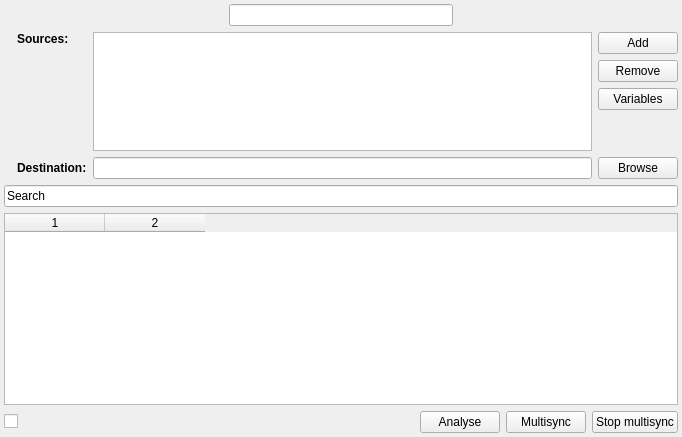
<ui version="4.0" >
 <class>MultisyncForm</class>
 <widget class="QWidget" name="MultisyncForm" >
  <property name="geometry" >
   <rect>
    <x>0</x>
    <y>0</y>
    <width>682</width>
    <height>437</height>
   </rect>
  </property>
  <property name="windowTitle" >
   <string>Form</string>
  </property>
  <layout class="QGridLayout" >
   <property name="margin" >
    <number>0</number>
   </property>
   <item row="0" column="0" >
    <widget class="QStackedWidget" name="tab_stw" >
     <widget class="QWidget" name="page" >
      <layout class="QVBoxLayout" >
       <property name="margin" >
        <number>4</number>
       </property>
       <item>
        <layout class="QGridLayout" >
         <item row="0" column="2" >
          <spacer>
           <property name="orientation" >
            <enum>Qt::Horizontal</enum>
           </property>
           <property name="sizeHint" stdset="0" >
            <size>
             <width>40</width>
             <height>20</height>
            </size>
           </property>
          </spacer>
         </item>
         <item row="0" column="0" >
          <spacer>
           <property name="orientation" >
            <enum>Qt::Horizontal</enum>
           </property>
           <property name="sizeHint" stdset="0" >
            <size>
             <width>40</width>
             <height>20</height>
            </size>
           </property>
          </spacer>
         </item>
         <item row="0" column="1" >
          <widget class="QLineEdit" name="tab_name" >
           <property name="statusTip" >
            <string>Set multisync name</string>
           </property>
          </widget>
         </item>
        </layout>
       </item>
       <item>
        <layout class="QGridLayout" name="gridLayout_2" >
         <item row="0" column="0" >
          <widget class="QLabel" name="label_21" >
           <property name="pixmap" >
            <pixmap resource="resources.qrc" >:/new/prefix1/images/sources.png</pixmap>
           </property>
           <property name="alignment" >
            <set>Qt::AlignLeading|Qt::AlignLeft|Qt::AlignTop</set>
           </property>
          </widget>
         </item>
         <item row="0" column="1" >
          <widget class="QLabel" name="label_12" >
           <property name="text" >
            <string>&lt;b>Sources:&lt;/b></string>
           </property>
           <property name="alignment" >
            <set>Qt::AlignLeading|Qt::AlignLeft|Qt::AlignTop</set>
           </property>
          </widget>
         </item>
         <item row="0" column="2" >
          <widget class="QListWidget" name="list_multi" >
           <property name="maximumSize" >
            <size>
             <width>16777215</width>
             <height>120</height>
            </size>
           </property>
           <property name="statusTip" >
            <string>List of multisync sources</string>
           </property>
          </widget>
         </item>
         <item row="1" column="0" >
          <widget class="QLabel" name="label_22" >
           <property name="pixmap" >
            <pixmap resource="resources.qrc" >:/new/prefix1/images/Synkron16.png</pixmap>
           </property>
          </widget>
         </item>
         <item row="1" column="1" >
          <widget class="QLabel" name="label_13" >
           <property name="text" >
            <string>&lt;b>Destination:&lt;/b></string>
           </property>
          </widget>
         </item>
         <item row="1" column="2" >
          <widget class="QLineEdit" name="destination_multi" >
           <property name="statusTip" >
            <string>Set a destination</string>
           </property>
          </widget>
         </item>
         <item row="0" column="3" >
          <layout class="QHBoxLayout" name="horizontalLayout" >
           <item>
            <layout class="QVBoxLayout" name="verticalLayout_3" >
             <item>
              <widget class="QPushButton" name="add_multi" >
               <property name="statusTip" >
                <string>Add source</string>
               </property>
               <property name="text" >
                <string>Add</string>
               </property>
               <property name="icon" >
                <iconset resource="resources.qrc" >
                 <normaloff>:/new/prefix1/images/add.png</normaloff>:/new/prefix1/images/add.png</iconset>
               </property>
              </widget>
             </item>
             <item>
              <widget class="QPushButton" name="remove_multi" >
               <property name="statusTip" >
                <string>Remove source</string>
               </property>
               <property name="text" >
                <string>Remove</string>
               </property>
               <property name="icon" >
                <iconset resource="resources.qrc" >
                 <normaloff>:/new/prefix1/images/remove.png</normaloff>:/new/prefix1/images/remove.png</iconset>
               </property>
              </widget>
             </item>
             <item>
              <widget class="QPushButton" name="vars_multi" >
               <property name="text" >
                <string>Variables</string>
               </property>
              </widget>
             </item>
             <item>
              <spacer name="verticalSpacer" >
               <property name="orientation" >
                <enum>Qt::Vertical</enum>
               </property>
               <property name="sizeType" >
                <enum>QSizePolicy::Maximum</enum>
               </property>
               <property name="sizeHint" stdset="0" >
                <size>
                 <width>20</width>
                 <height>40</height>
                </size>
               </property>
              </spacer>
             </item>
            </layout>
           </item>
          </layout>
         </item>
         <item row="1" column="3" >
          <widget class="QPushButton" name="browse_multi" >
           <property name="statusTip" >
            <string>Browse for destination</string>
           </property>
           <property name="text" >
            <string>Browse</string>
           </property>
           <property name="icon" >
            <iconset resource="resources.qrc" >
             <normaloff>:/new/prefix1/images/folder_16.png</normaloff>:/new/prefix1/images/folder_16.png</iconset>
           </property>
          </widget>
         </item>
        </layout>
       </item>
       <item>
        <widget class="ExtendedLineEdit" name="search_multi" >
         <property name="text" >
          <string>Search</string>
         </property>
        </widget>
       </item>
       <item>
        <widget class="QStackedWidget" name="logs_stw" >
         <property name="currentIndex" >
          <number>0</number>
         </property>
         <widget class="QWidget" name="page_2" >
          <layout class="QVBoxLayout" name="verticalLayout" >
           <property name="margin" >
            <number>0</number>
           </property>
           <item>
            <widget class="QTableWidget" name="tw_multi" >
             <property name="statusTip" >
              <string>Multisync log</string>
             </property>
             <property name="columnCount" >
              <number>2</number>
             </property>
             <column/>
             <column/>
            </widget>
           </item>
          </layout>
         </widget>
         <widget class="QWidget" name="page_3" >
          <layout class="QVBoxLayout" name="verticalLayout_2" >
           <property name="margin" >
            <number>0</number>
           </property>
           <item>
            <widget class="ExtendedTreeWidget" name="analyse_tree" >
             <column>
              <property name="text" >
               <string>1</string>
              </property>
             </column>
            </widget>
           </item>
          </layout>
         </widget>
        </widget>
       </item>
       <item>
        <layout class="QGridLayout" >
         <item row="0" column="1" >
          <spacer>
           <property name="orientation" >
            <enum>Qt::Horizontal</enum>
           </property>
           <property name="sizeHint" stdset="0" >
            <size>
             <width>40</width>
             <height>20</height>
            </size>
           </property>
          </spacer>
         </item>
         <item row="0" column="3" >
          <widget class="QPushButton" name="sync_multi" >
           <property name="statusTip" >
            <string>Start multisync</string>
           </property>
           <property name="text" >
            <string>Multisync</string>
           </property>
           <property name="icon" >
            <iconset resource="resources.qrc" >
             <normaloff>:/new/prefix1/images/multisync.png</normaloff>:/new/prefix1/images/multisync.png</iconset>
           </property>
          </widget>
         </item>
         <item row="0" column="4" >
          <widget class="QPushButton" name="stop_sync_btn" >
           <property name="statusTip" >
            <string>Stop multisync</string>
           </property>
           <property name="text" >
            <string>Stop multisync</string>
           </property>
          </widget>
         </item>
         <item row="0" column="2" >
          <widget class="QPushButton" name="go_to_analyse" >
           <property name="text" >
            <string>Analyse</string>
           </property>
           <property name="icon" >
            <iconset resource="resources.qrc" >
             <normaloff>:/new/prefix1/images/analyse_16.png</normaloff>:/new/prefix1/images/analyse_16.png</iconset>
           </property>
          </widget>
         </item>
         <item row="0" column="0" >
          <widget class="QCheckBox" name="chb_advanced" />
         </item>
        </layout>
       </item>
       <item>
        <layout class="QVBoxLayout" name="advanced_layout" />
       </item>
      </layout>
     </widget>
    </widget>
   </item>
  </layout>
 </widget>
 <customwidgets>
  <customwidget>
   <class>ExtendedLineEdit</class>
   <extends>QLineEdit</extends>
   <header>extendedlineedit.h</header>
  </customwidget>
  <customwidget>
   <class>ExtendedTreeWidget</class>
   <extends>QTreeWidget</extends>
   <header>extendedtreewidget.h</header>
  </customwidget>
 </customwidgets>
 <resources>
  <include location="resources.qrc" />
 </resources>
 <connections/>
</ui>
